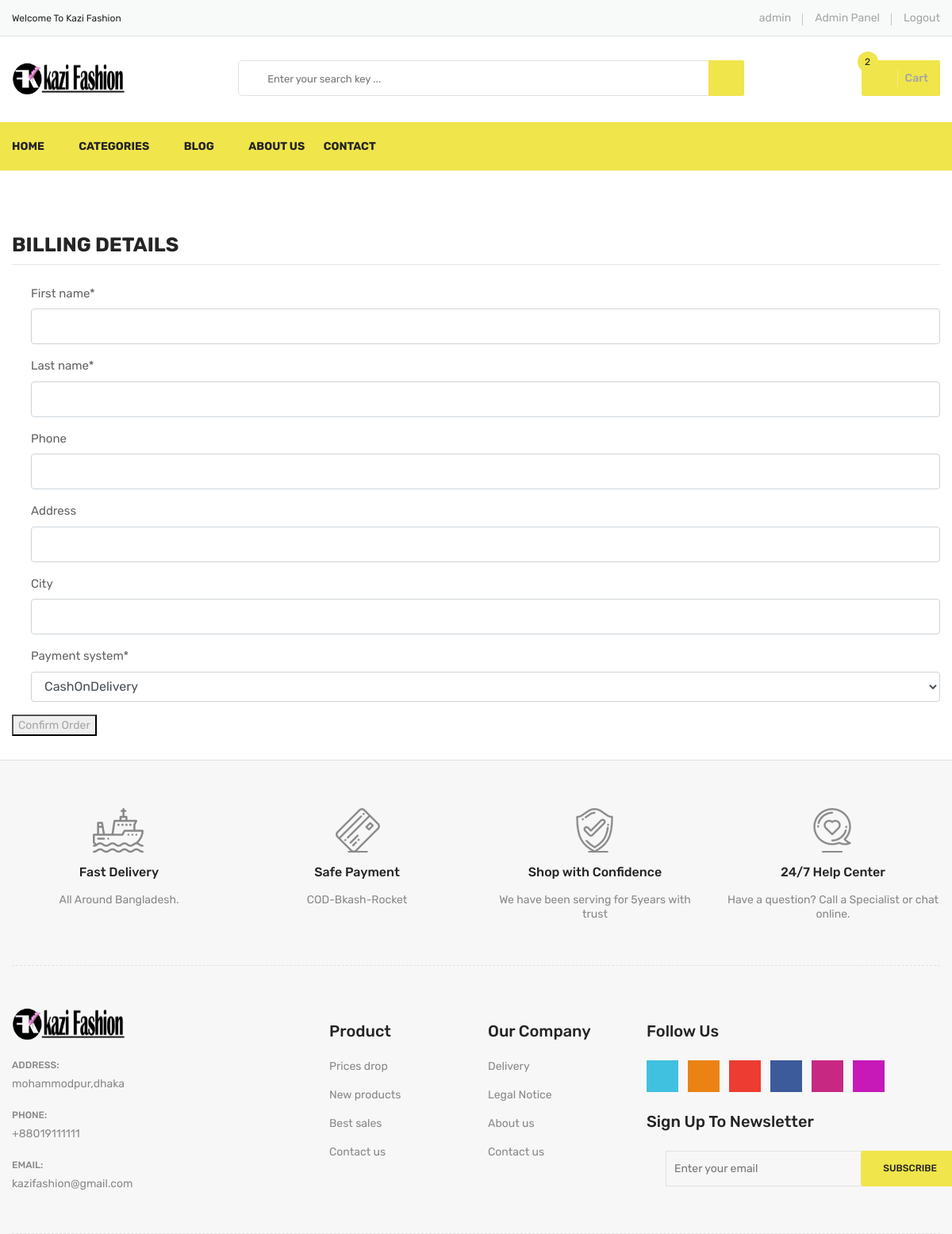
The app's page /order/placeorder (signed in) with its own data.
### accounts/models.py (models this page shows, shortened)
class User(AbstractBaseUser):
    username = models.CharField(unique=True, max_length=15)
    email = models.EmailField(max_length=50, unique=True)
    phone = models.IntegerField(unique=True, null=True, blank=True)
    active = models.BooleanField(default=True)
    staff = models.BooleanField(default=False)
    admin = models.BooleanField(default=False)
    USERNAME_FIELD = 'username'
    REQUIRED_FIELDS = ['phone', 'email']
    objects = UserManager()
    @property
    def is_admin(self):
        return self.admin
    @property
    def is_active(self):
        return self.active

### SiteSettings/models.py (models this page shows, shortened)
class Setting(models.Model):
    siteTitle = models.CharField(max_length=30)
    sitePhone = models.IntegerField()
    siteLogo = models.ImageField(blank=True, upload_to='siteImages/')
    siteEmail = models.EmailField()
    siteAddress = models.CharField(max_length=250)
    siteAbout = models.TextField(blank=True, null=True)
    status = models.BooleanField(default=False)
    contact_page_banner = models.ImageField(
        blank=True, upload_to='siteImages/contact_page_banner')

### order/views.py (the view, shortened to what this page needs)
# urls.py: path('placeorder', placeorder, name='placeorder'),
@login_required(login_url='login')
def placeorder(request):
    category = Category.objects.all()
    setting = Setting.objects.get(status=True)
    current_user = request.user
    shopcart = ShopCart.objects.filter(user_id=current_user.id)
    profile = UserProfile.objects.get(user_id=current_user.id)
    total = 0
    subtotal = 0
    for p in shopcart:
        subtotal += p.product.new_price * p.quantity
    delivery_charge = 50
    total = subtotal + delivery_charge
    form = OrderForm()
    context = {'shopcart': shopcart,
               'categories': category,
               'setting': setting,
               'total': total,
               'form': form,
               'profile': profile,
               }
    return render(request, 'order_Form.html', context)

### order/models.py
class OrderForm(forms.ModelForm):
    class Meta:
        model = Order
        fields = ['first_name', 'last_name',
                  'phone', 'address', 'city', 'payment_system']

### SiteSettings/templatetags/my_cart_tags.py (called while the page is built)
@register.simple_tag
def shopcartcount(userid):
    count = ShopCart.objects.filter(user_id=userid).count()
    return count

### order/templates/order_form.html (shortened to what this page needs)
{% extends 'base.html' %} {% load static %} {% load crispy_forms_filters %}
{% block mainbody %}
<div class="checkout-area pt-60 pb-30">
    <div class="container">
        <div class="row">
            <div class="col-lg-12 col-12">
                <form action="" method="POST">
                    <div class="checkbox-form">
                        <h3>Billing Details</h3>
                        <div class="row">
                            <div class="col-md-12">
                                {% csrf_token %} {{ form|crispy }}
                            </div>
                        </div>
                    </div>
                    <div class="order-button-payment">
                        <a href="{% url 'placeorder' %}">
                            <button value="Confirm order" type="submit">Confirm Order</button>
                        </a>
                    </div>
                </form>
            </div>
        </div>
    </div>
</div>
{% endblock %}

### templates/header.html (shortened to what this page needs)
{% load static %}
<header>
    <div class="header-top">
        <div class="container">
            <div class="row">
                <div class="col-lg-3 col-md-4">
                    <div class="header-top-left">
                        <ul class="phone-wrap">
                            <li><span>Welcome To Kazi Fashion</span></li>
                        </ul>
                    </div>
                </div>
                <div class="col-lg-9 col-md-8">
                    <div class="header-top-right">
                        <ul class="ht-menu">
                            {% if user.is_authenticated %}
                            <li>
                                <a href="{% url 'profile' %}">{{user.username}}</a></li>
                            {% if user.is_admin %}
                            <li>
                                <a href="{% url 'admin:index' %}">Admin Panel</a></li>
                            {% endif %}
                            <li>
                                <a href="{% url 'logout' %}">Logout</a></li>
                            {% else %}
                            <li>
                                <a href="{% url 'login' %}">Sign In</a></li>
                            <li>
                                <a href="{% url 'register' %}">Sign Up</a></li>
                            {% endif %}
                        </ul>
                    </div>
                </div>
            </div>
        </div>
    </div>
    <div class="header-middle pl-sm-0 pr-sm-0 pl-xs-0 pr-xs-0">
        <div class="container">
            <div class="row">
                <div class="col-lg-3">
                    <div class="logo pb-sm-30 pb-xs-30">
                        <a href="/">
                            <img id='logo' src="{{ setting.siteLogo.url }}" alt="Logo">
                        </a>
                    </div>
                </div>
                <div class="col-lg-9 pl-0 ml-sm-15 ml-xs-15">
                    <form action="{% url 'search' %}" method="GET" class="hm-searchbox">
                        <input type="text" name="search_term" value="{{search_term}}" placeholder=" Enter your search key ... ">
                        <button class="li-btn " type="submit "><i class="fa fa-search "></i></button>
                    </form>
                    <div class="header-middle-right ">
                        <ul class="hm-menu ">
                            <li class="hm-minicart ">
                                <div class="hm-minicart-trig">
                                    <a href="{% url 'checkout' %}">
                                        {% load my_cart_tags %} {% shopcartcount user.id as count %}
                                        <span class="item-text ">Cart
                                    <span class="cart-item-count" id="cart">{{count}}</span>
                                        </span>
                                    </a>
                                </div>
                    </div>
                </div>
            </div>
        </div>
    </div>
    </div>
    <div class="header-bottom header-sticky d-none d-lg-block d-xl-block ">
        <div class="container ">
            <div class="row ">
                <div class="col-lg-12 ">
                    <div class="hb-menu ">
                        <nav>
                            <ul>
                                <li><a href="{%url 'home' %} ">Home</a></li>
                                <li class="megamenu-holder "><a href="# ">Categories</a>
                                </li>
                                <li><a href="{%url 'blog' %} ">Blog</a></li>
                                <li><a href="{%url 'about' %} ">About Us</a></li>
                                <li><a href="{%url 'contact' %} ">Contact</a></li>
                            </ul>
                        </nav>
                    </div>
                </div>
            </div>
        </div>
    </div>

### templates/footer.html (shortened to what this page needs)
{% load static %}
<div class="footer">
    <div class="footer-static-top">
        <div class="container">
            <div class="footer-shipping pt-60 pb-55 pb-xs-25">
                <div class="row">
                    <div class="col-lg-3 col-md-6 col-sm-6 pb-sm-55 pb-xs-55">
                        <div class="li-shipping-inner-box">
                            <div class="shipping-icon">
                                <img src="{% static '' %}images/shipping-icon/1.png" alt="Shipping Icon">
                            </div>
                            <div class="shipping-text">
                                <h2>Fast Delivery</h2>
                                <p>All Around Bangladesh.</p>
                            </div>
                        </div>
                    </div>
                    <div class="col-lg-3 col-md-6 col-sm-6 pb-sm-55 pb-xs-55">
                        <div class="li-shipping-inner-box">
                            <div class="shipping-icon">
                                <img src="{% static '' %}images/shipping-icon/2.png" alt="Shipping Icon">
                            </div>
                            <div class="shipping-text">
                                <h2>Safe Payment</h2>
                                <p>COD-Bkash-Rocket</p>
                            </div>
                        </div>
                    </div>
                    <div class="col-lg-3 col-md-6 col-sm-6 pb-xs-30">
                        <div class="li-shipping-inner-box">
                            <div class="shipping-icon">
                                <img src="{% static '' %}images/shipping-icon/3.png" alt="Shipping Icon">
                            </div>
                            <div class="shipping-text">
                                <h2>Shop with Confidence</h2>
                                <p>We have been serving for 5years with trust</p>
                            </div>
                        </div>
                    </div>
                    <div class="col-lg-3 col-md-6 col-sm-6 pb-xs-30">
                        <div class="li-shipping-inner-box">
                            <div class="shipping-icon">
                                <img src="{% static '' %}images/shipping-icon/4.png" alt="Shipping Icon">
                            </div>
                            <div class="shipping-text">
                                <h2>24/7 Help Center</h2>
                                <p>Have a question? Call a Specialist or chat online.</p>
                            </div>
                        </div>
                    </div>
                </div>
            </div>
        </div>
    </div>
    <div class="footer-static-middle">
        <div class="container">
            <div class="footer-logo-wrap pt-50 pb-35">
                <div class="row">
                    <div class="col-lg-4 col-md-6">
                        <div class="footer-logo">
                            <img id='logo' src="{{ setting.siteLogo.url }}" alt="Footer Logo">
                        </div>
                        <ul class="des">
                            <li>
                                <span>Address: </span>
                                <p>{{setting.siteAddress}}</p>
                            </li>
                            <li>
                                <span>Phone: </span>
                                <p>+880{{setting.sitePhone}}</p>
                            </li>
                            <li>
                                <span>Email: </span>
                                <p>{{setting.siteEmail}}</p>
                            </li>
                        </ul>
                    </div>
                    <div class="col-lg-2 col-md-3 col-sm-6">
                        <div class="footer-block">
                            <h3 class="footer-block-title">Product</h3>
                            <ul>
                                <li><a href="#">Prices drop</a></li>
                                <li><a href="#">New products</a></li>
                                <li><a href="#">Best sales</a></li>
                                <li><a href="#">Contact us</a></li>
                            </ul>
                        </div>
                    </div>
                    <div class="col-lg-2 col-md-3 col-sm-6">
                        <div class="footer-block">
                            <h3 class="footer-block-title">Our company</h3>
                            <ul>
                                <li><a href="#">Delivery</a></li>
                                <li><a href="#">Legal Notice</a></li>
                                <li><a href="#">About us</a></li>
                                <li><a href="#">Contact us</a></li>
                            </ul>
                        </div>
                    </div>
                    <div class="col-lg-4">
                        <div class="footer-block">
                            <h3 class="footer-block-title">Follow Us</h3>
                            <ul class="social-link">
                                <li class="twitter">
                                    <a href="https://twitter.com/" data-toggle="tooltip" target="_blank" title="Twitter">
                                        <i class="fa fa-twitter"></i>
                                    </a>
                                </li>
                                <li class="rss">
                                    <a href="https://rss.com/" data-toggle="tooltip" target="_blank" title="RSS">
                                        <i class="fa fa-rss"></i>
                                    </a>
                                </li>
                                <li class="google-plus">
                                    <a href="https://www.plus.google.com/discover" data-toggle="tooltip" target="_blank" title="Google Plus">
                                        <i class="fa fa-google-plus"></i>
                                    </a>
                                </li>
                                <li class="facebook">
                                    <a href="https://www.facebook.com/" data-toggle="tooltip" target="_blank" title="Facebook">
                                        <i class="fa fa-facebook"></i>
                                    </a>
                                </li>
                                <li class="youtube">
                                    <a href="https://www.youtube.com/" data-toggle="tooltip" target="_blank" title="Youtube">
                                        <i class="fa fa-youtube"></i>
                                    </a>
                                </li>
                                <li class="instagram">
                                    <a href="https://www.instagram.com/" data-toggle="tooltip" target="_blank" title="Instagram">
                                        <i class="fa fa-instagram"></i>
                                    </a>
                                </li>
                            </ul>
                        </div>
                        <div class="footer-newsletter">
                            <h4>Sign up to newsletter</h4>
                            <form action="#" method="post" id="mc-embedded-subscribe-form" name="mc-embedded-subscribe-form" class="footer-subscribe-form validate" target="_blank" novalidate>
                                <div id="mc_embed_signup_scroll">
                                    <div id="mc-form" class="mc-form subscribe-form form-group">
                                        <input id="mc-email" type="email" autocomplete="off" placeholder="Enter your email" />
                                        <button class="btn" id="mc-submit">Subscribe</button>
                                    </div>
                                </div>
                            </form>
                        </div>
                    </div>
                </div>
            </div>
        </div>
    </div>
</div>

### static/css/responsive.css (style rules this page uses)
@media (min-width: 1200px) and (max-width: 1500px) { .container { max-width: 1170px; padding-left: 0; padding-right: 0; } }

### records on screen
User: username "admin"
Setting: siteLogo (picture), siteAddress "mohammodpur,dhaka", sitePhone "19111111", siteEmail "kazifashion@gmail.com"

### other values on screen
{{ count }} "2"
